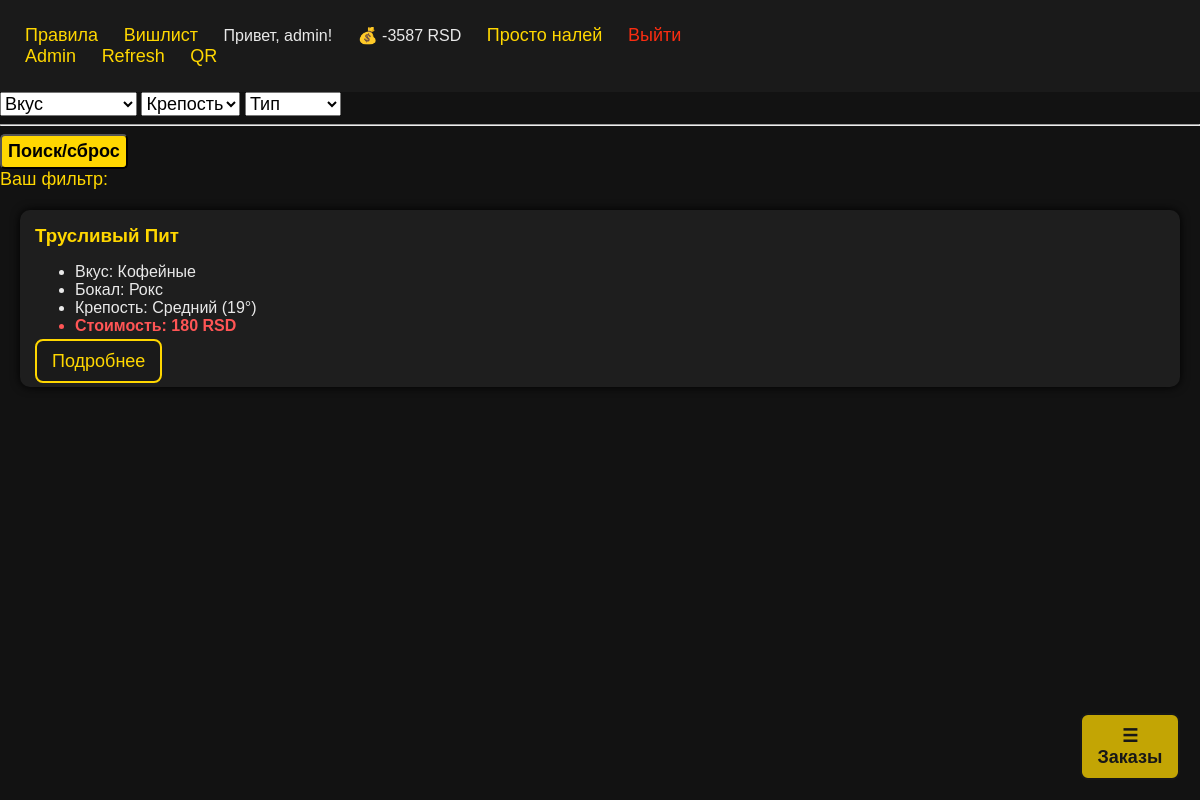
Page / (signed in) on the earlier database version.
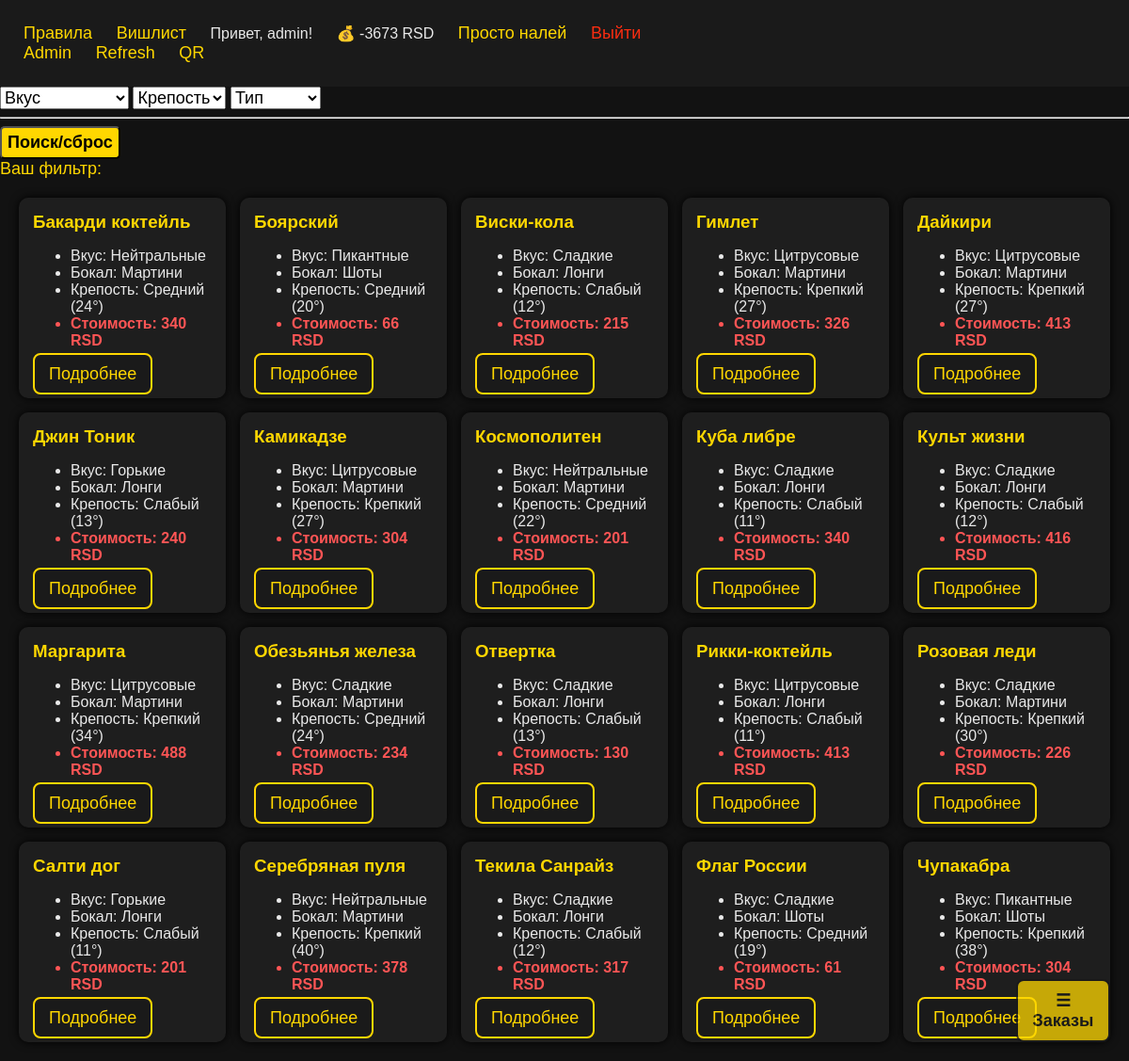
Same page on the later database version.
### cocktails/models.py (models this page shows, shortened)
class Client(models.Model):
    name = models.CharField(max_length=200)
    balance = models.IntegerField(default=0)
    user = models.OneToOneField(User, on_delete=models.CASCADE)

class Cocktail(models.Model):
    name = models.CharField(max_length=200)
    alcohol = models.ForeignKey(Alcohol, blank=True, on_delete=models.CASCADE)
    taste = models.ForeignKey(Taste, blank=True, on_delete=models.CASCADE)
    group = models.ForeignKey(Group, blank=True, on_delete=models.CASCADE)
    method = models.ForeignKey(Method, blank=True, on_delete=models.CASCADE, default=1)
    cost = models.IntegerField(default=1)
    comment = models.CharField(max_length=400, default='Это коктейль')
    img = models.ImageField(upload_to='media/', default='media/default.jpg')
    alcohol_perc = models.IntegerField(default=1)

class Taste(models.Model):
    name = models.CharField(max_length=200)
    def __str__(self):
        return self.name

class Group(models.Model):
    name = models.CharField(max_length=200)
    def __str__(self):
        return self.name

class Alcohol(models.Model):
    name = models.CharField(max_length=200)
    def __str__(self):
        return self.name

### cocktails/views.py (the view)
# urls.py: path('', views.get_index, name='index'),
def get_index(request):
    if not request.user.is_authenticated:
        return redirect('login')
    bills = show_bills(request)
    not_aval_set = get_available()
    tastes = Taste.objects.all()
    alco = Alcohol.objects.all()
    groups = Group.objects.all()
    client = Client.objects.get(user=request.user)
    cocks = Cocktail.objects.all().exclude(id__in=not_aval_set).order_by('name')
    text = 'Ваш фильтр: '
    if request.method == 'GET':
        if request.GET.get('taste_id'):
            cocks = cocks.filter(taste_id=request.GET.get('taste_id'))
            text += str(Taste.objects.filter(id=request.GET.get('taste_id'))[0]) + ' '
        if request.GET.get('alco_id'):
            cocks = cocks.filter(alcohol_id=request.GET.get('alco_id'))
            text += str(Alcohol.objects.filter(id=request.GET.get('alco_id'))[0]) + ' '
        if request.GET.get('group_id'):
            cocks = cocks.filter(group_id=request.GET.get('group_id'))
            text += str(Group.objects.filter(id=request.GET.get('group_id'))[0])
    context = {
        'cocks': cocks,
        'bills': bills,
        'tastes': tastes,
        'client': client,
        'alco': alco,
        'groups': groups,
        'text': text,
    }
    return render(request, 'cocktails/index.html', context=context)

### cocktails/views.py (called while the page is built)
def get_available():
    not_aval = []
    connect = sqlite3.connect('db.sqlite3')
    cursor = connect.cursor()
    cursor.execute(
        f"SELECT cocktails_ingridient_cost.cocktail_id_id FROM cocktails_ingridient_cost "
        f"JOIN cocktails_ingridient ON cocktails_ingridient_cost.ingridient_id_id=cocktails_ingridient.id "
        f"WHERE cocktails_ingridient.availability is False OR cocktails_ingridient_cost.value > cocktails_ingridient.count")
    not_aval_cocks = cursor.fetchall()
    connect.close()
    for cock in not_aval_cocks:
        not_aval.append(cock[0])
    not_aval_set = set(not_aval)
    return not_aval_set

def show_bills(request):
    if not request.user.is_authenticated:
        return redirect('login')
    yesterday = str(date.today() - timedelta(days=1))
    client = Client.objects.get(user=request.user)
    if client.user.is_staff or client.user.is_superuser:
        bills = Bill.objects.filter(timestamp__gt=yesterday).order_by('timestamp')
    else:
        bills = Bill.objects.filter(timestamp__gt=yesterday, client=client).order_by('timestamp')
    return bills

### cocktails/templates/cocktails/index.html (shortened to what this page needs)
{% extends 'cocktails/base.html' %}
{% block content %}
    <form action="{% url 'index' %}" method="get">
        <select name="taste_id" id="taste_id" class="custom-input">
            <option value="">Вкус</option>
        </select>
        <select name="alco_id" id="alco_id" class="custom-input">
            <option value="">Крепость</option>
        </select>
        <select name="group_id" id="group_id" class="custom-input">
            <option value="">Тип</option>
        </select>
        <hr>
        <button type="submit" class="search-btn">Поиск/сброс</button>
    </form>
<a>{{ text }}</a>
{% endblock %}

### cocktails/templates/cocktails/base.html (shortened to what this page needs)
{% load static %}
<!DOCTYPE html>
<html lang="ru">
<head>
    <link rel="stylesheet" href="{% static 'cocktails/css/style1.css' %}">
</head>
<body>
    <header>
        <div class="nav-links">
            <a class="nlinks" href="/rules">Правила</a>
            <a class="nlinks" href="/wishlist">Вишлист</a>
            {% if user.is_authenticated %}
                <span class="nlinks">Привет, {{ user.username }}!</span>
                <span class="nlinks">💰 {{ client.balance }} RSD</span>
                <a class="nlinks" href="{% url 'just_drink' %}">Просто налей</a>
                <a class="nlinks" href="{% url 'logout' %}" style="color:#fa2d11;">Выйти</a>
            {% else %}
                <a class="nlinks" href="{% url 'login' %}">Войти</a>
                <a class="nlinks" href="{% url 'register' %}">Регистрация</a>
            {% endif %}
            {% if user.is_staff or user.is_superuser %}
                <a class="nlinks" href="/admin">Admin</a>
                <a class="nlinks" href="/refresh">Refresh</a>
                <a class="nlinks" href="/qr">QR</a>
            {% endif %}
        </div>
    </header>
{% block content %}{% endblock %}
{% if cocks %}
<div class="cocktail-grid">
    {% for i in cocks %}
    <div class="cocktail-card">
        <h3>{{ i.name }}</h3>
        <ul>
            <li>Вкус: {{ i.taste }}</li>
            <li>Бокал: {{ i.group }}</li>
            <li>Крепость: {{ i.alcohol }} ({{ i.alcohol_perc }}°)</li>
            <li class="cost">Стоимость: {{ i.cost }} RSD</li>
        </ul>
        <a class="openbtn" href="{% url 'cocktail' i.id %}">Подробнее</a>
    </div>
    {% endfor %}
</div>
{% endif %}
{% if user.is_authenticated %}
<button id="OrderButton" class="orderbutton" onclick="openNav()" style="position:fixed; bottom:20px; z-index:1001;">
    &#9776; Заказы
</button>
{% endif %}
</body>
</html>

Differences in the rows shown:
no longer on this page (row edited): Cocktail: name "Трусливый Пит", taste "Кофейные", group "Рокс", alcohol "Средний", alcohol_perc "19", cost "180"
changed Client: balance "-3587" → "-3673"
now on this page (row edited): Cocktail: name "Бакарди коктейль", taste "Нейтральные", group "Мартини", alcohol "Средний", alcohol_perc "24", cost "340"
now on this page (row edited): Cocktail: name "Боярский", taste "Пикантные", group "Шоты", alcohol "Средний", alcohol_perc "20", cost "66"
now on this page (row edited): Cocktail: name "Виски-кола", taste "Сладкие", group "Лонги", alcohol "Слабый", alcohol_perc "12", cost "215"
now on this page (row edited): Cocktail: name "Гимлет", taste "Цитрусовые", group "Мартини", alcohol "Крепкий", alcohol_perc "27", cost "326"
now on this page (row edited): Cocktail: name "Дайкири", taste "Цитрусовые", group "Мартини", alcohol "Крепкий", alcohol_perc "27", cost "413"
now on this page (row edited): Cocktail: name "Джин Тоник", taste "Горькие", group "Лонги", alcohol "Слабый", alcohol_perc "13", cost "240"
now on this page (row edited): Cocktail: name "Камикадзе", taste "Цитрусовые", group "Мартини", alcohol "Крепкий", alcohol_perc "27", cost "304"
now on this page (row edited): Cocktail: name "Космополитен", taste "Нейтральные", group "Мартини", alcohol "Средний", alcohol_perc "22", cost "201"
now on this page (row edited): Cocktail: name "Куба либре", taste "Сладкие", group "Лонги", alcohol "Слабый", alcohol_perc "11", cost "340"
now on this page (row edited): Cocktail: name "Культ жизни", taste "Сладкие", group "Лонги", alcohol "Слабый", alcohol_perc "12", cost "416"
now on this page (row edited): Cocktail: name "Маргарита", taste "Цитрусовые", group "Мартини", alcohol "Крепкий", alcohol_perc "34", cost "488"
now on this page (row edited): Cocktail: name "Обезьянья железа", taste "Сладкие", group "Мартини", alcohol "Средний", alcohol_perc "24", cost "234"
now on this page (row edited): Cocktail: name "Отвертка", taste "Сладкие", group "Лонги", alcohol "Слабый", alcohol_perc "13", cost "130"
now on this page (row edited): Cocktail: name "Рикки-коктейль", taste "Цитрусовые", group "Лонги", alcohol "Слабый", alcohol_perc "11", cost "413"
now on this page (row edited): Cocktail: name "Розовая леди", taste "Сладкие", group "Мартини", alcohol "Крепкий", alcohol_perc "30", cost "226"
now on this page (row edited): Cocktail: name "Салти дог", taste "Горькие", group "Лонги", alcohol "Слабый", alcohol_perc "11", cost "201"
now on this page (row edited): Cocktail: name "Серебряная пуля", taste "Нейтральные", group "Мартини", alcohol "Крепкий", alcohol_perc "40", cost "378"
now on this page (row edited): Cocktail: name "Текила Санрайз", taste "Сладкие", group "Лонги", alcohol "Слабый", alcohol_perc "12", cost "317"
now on this page (row edited): Cocktail: name "Флаг России", taste "Сладкие", group "Шоты", alcohol "Средний", alcohol_perc "19", cost "61"
now on this page (row edited): Cocktail: name "Чупакабра", taste "Пикантные", group "Шоты", alcohol "Крепкий", alcohol_perc "38", cost "304"
